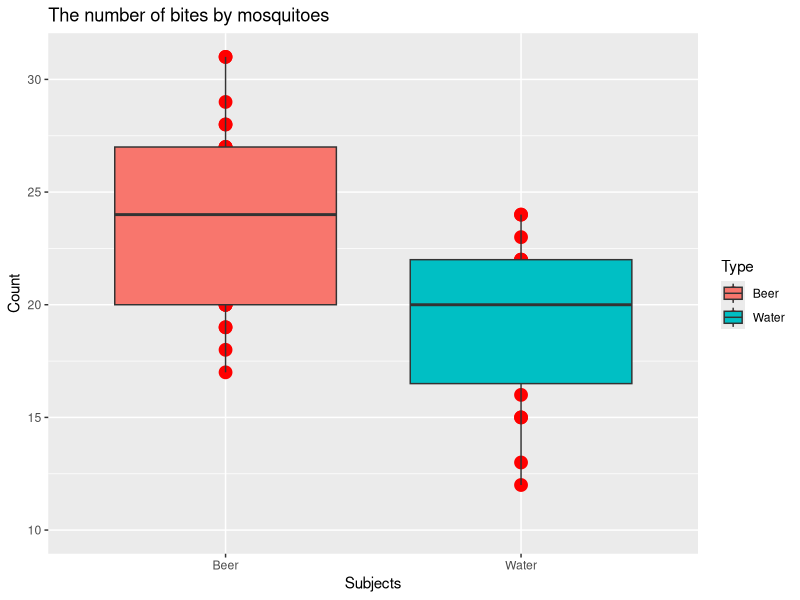
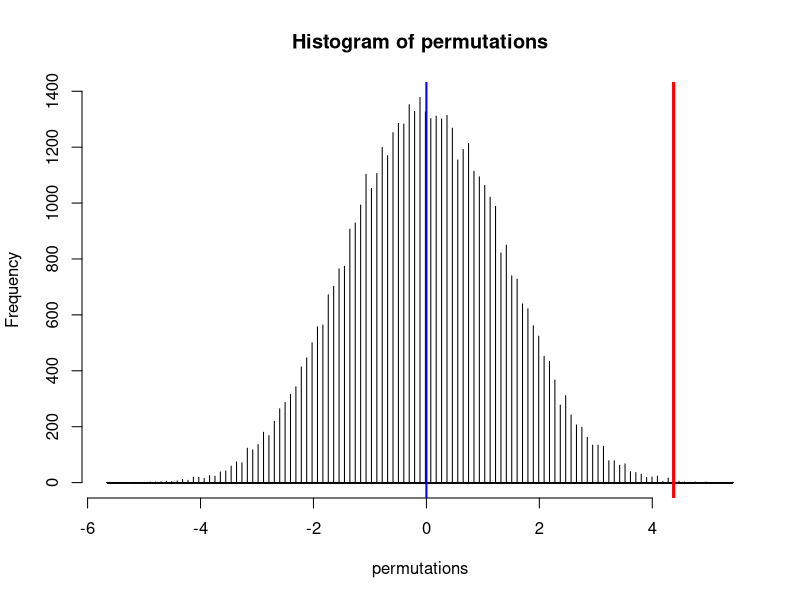

Source code (R) for these figures, in order:
## ---- chunk 1
library(ggplot2) #loading neccesary library
library(dplyr)

set.seed(12345)

dataset <- read.csv("dataset.csv", head=TRUE) 

## ---- chunk 2
summary(dataset)
head(dataset)
## ---- chunk 3
means <- dataset %>%
  group_by(Type) %>%
  summarise(mean(Count))
means
## ---- chunk 4
water <- filter(dataset, Type =="Water") 

beer <- filter(dataset, Type =="Beer") 

observedStat <- mean(beer$Count) - mean(water$Count)
observedStat
## ---- chunk 5
g <- ggplot(dataset, aes(dataset$Type, dataset$Count, fill = Type, ymin = 10, ymax = 30)) +
  geom_point(colour = "red", size = 4) + 
  geom_boxplot(aes(fill = dataset$Type)) +
  labs(title="The number of bites by mosquitoes", 
    x="Subjects",
    y="Count")
g
## ---- chunk 6
t.test(Count ~ Type, data = dataset)$p.value

t.test(Count ~ Type, data = dataset)$conf.int
## ---- chunk 7
group <- as.character(dataset$Type)

testStat <- function(w, g) {mean(w[g == "Beer"]) - mean(w[g == "Water"])}

observedStat <- testStat(dataset$Count, group)
observedStat

permutations <- sapply(1 : 50000, function(i) testStat(dataset$Count, sample(group)))
mean(permutations > observedStat)

hist(permutations, col = "#62829C", breaks = 50000)
abline(v = observedStat, lwd=3, col = "red")
abline(v = 0, lwd=2, col = "blue", se = FALSE)
